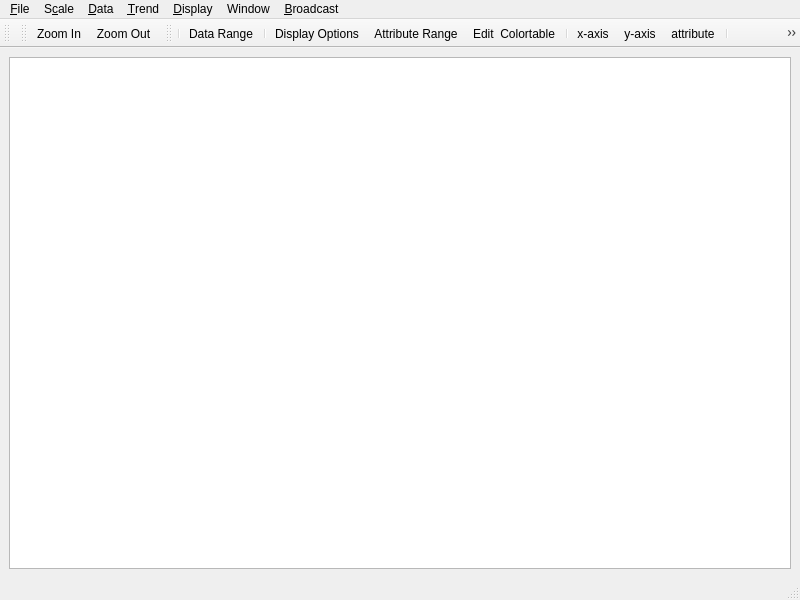
<?xml version="1.0" encoding="UTF-8"?>
<ui version="4.0">
 <class>CrossplotViewer</class>
 <widget class="QMainWindow" name="CrossplotViewer">
  <property name="geometry">
   <rect>
    <x>0</x>
    <y>0</y>
    <width>800</width>
    <height>600</height>
   </rect>
  </property>
  <property name="windowTitle">
   <string>MainWindow</string>
  </property>
  <property name="windowIcon">
   <iconset resource="icons.qrc">
    <normaloff>:/icons/images/logo_fs_64x64.png</normaloff>:/icons/images/logo_fs_64x64.png</iconset>
  </property>
  <widget class="QWidget" name="centralwidget">
   <layout class="QVBoxLayout" name="verticalLayout">
    <item>
     <widget class="RulerGraphicsView" name="graphicsView"/>
    </item>
   </layout>
  </widget>
  <widget class="QMenuBar" name="menubar">
   <property name="geometry">
    <rect>
     <x>0</x>
     <y>0</y>
     <width>800</width>
     <height>28</height>
    </rect>
   </property>
   <widget class="QMenu" name="menu_File">
    <property name="title">
     <string>&amp;File</string>
    </property>
    <addaction name="actionE_xit"/>
   </widget>
   <widget class="QMenu" name="menu_View">
    <property name="title">
     <string>S&amp;cale</string>
    </property>
    <addaction name="actionZoom_In"/>
    <addaction name="actionZoom_Out"/>
    <addaction name="actionZoom_Fit_Window"/>
   </widget>
   <widget class="QMenu" name="menu_Display">
    <property name="title">
     <string>&amp;Display</string>
    </property>
    <addaction name="separator"/>
    <addaction name="actionDisplay_Options"/>
    <addaction name="actionAttribute_Colortable"/>
    <addaction name="actionAttribute_Range"/>
    <addaction name="separator"/>
    <addaction name="actionDisplay_Trend_Line"/>
    <addaction name="actionDetailed_Point_Information"/>
   </widget>
   <widget class="QMenu" name="menu_Broadcast">
    <property name="title">
     <string>&amp;Broadcast</string>
    </property>
    <addaction name="action_Receive_CDPs"/>
    <addaction name="action_Dispatch_CDPs"/>
   </widget>
   <widget class="QMenu" name="menuTrenss">
    <property name="title">
     <string>&amp;Trend</string>
    </property>
    <widget class="QMenu" name="menu_Compute_Trend">
     <property name="title">
      <string>&amp;Compute Trend</string>
     </property>
     <addaction name="actionCompute_Trend_From_Loaded_Data"/>
     <addaction name="actionCompute_Trend_From_Displayed_Data"/>
     <addaction name="actionCompute_Trend_From_Selected_Data"/>
    </widget>
    <addaction name="menu_Compute_Trend"/>
    <addaction name="action_Pick_Trend"/>
    <addaction name="actionSet_Angle"/>
    <addaction name="separator"/>
    <addaction name="action_Flatten_Trend"/>
   </widget>
   <widget class="QMenu" name="menu_Data">
    <property name="title">
     <string>&amp;Data</string>
    </property>
    <widget class="QMenu" name="menuHistogram">
     <property name="title">
      <string>&amp;Histogram</string>
     </property>
     <addaction name="action_HistogramXAxis"/>
     <addaction name="action_HistogramYAxis"/>
     <addaction name="action_HistogramAttribute"/>
    </widget>
    <addaction name="actionSelect_By_Inline_Crossline_Ranges"/>
    <addaction name="separator"/>
    <addaction name="separator"/>
    <addaction name="menuHistogram"/>
   </widget>
   <widget class="QMenu" name="menu_Window">
    <property name="title">
     <string>Window</string>
    </property>
   </widget>
   <addaction name="menu_File"/>
   <addaction name="menu_View"/>
   <addaction name="menu_Data"/>
   <addaction name="menuTrenss"/>
   <addaction name="menu_Display"/>
   <addaction name="menu_Window"/>
   <addaction name="menu_Broadcast"/>
  </widget>
  <widget class="QStatusBar" name="statusbar"/>
  <widget class="QToolBar" name="mouseToolBar">
   <property name="windowTitle">
    <string>Mouse Mode Toolbar</string>
   </property>
   <attribute name="toolBarArea">
    <enum>TopToolBarArea</enum>
   </attribute>
   <attribute name="toolBarBreak">
    <bool>false</bool>
   </attribute>
  </widget>
  <widget class="QToolBar" name="zoomToolBar">
   <property name="windowTitle">
    <string>zoomToolBar</string>
   </property>
   <attribute name="toolBarArea">
    <enum>TopToolBarArea</enum>
   </attribute>
   <attribute name="toolBarBreak">
    <bool>false</bool>
   </attribute>
   <addaction name="actionZoom_In"/>
   <addaction name="actionZoom_Out"/>
  </widget>
  <widget class="QToolBar" name="mainToolBar">
   <property name="windowTitle">
    <string>General Toolbar</string>
   </property>
   <attribute name="toolBarArea">
    <enum>TopToolBarArea</enum>
   </attribute>
   <attribute name="toolBarBreak">
    <bool>false</bool>
   </attribute>
   <addaction name="separator"/>
   <addaction name="actionSelect_By_Inline_Crossline_Ranges"/>
   <addaction name="separator"/>
   <addaction name="actionDisplay_Options"/>
   <addaction name="actionAttribute_Range"/>
   <addaction name="actionAttribute_Colortable"/>
   <addaction name="separator"/>
   <addaction name="action_HistogramXAxis"/>
   <addaction name="action_HistogramYAxis"/>
   <addaction name="action_HistogramAttribute"/>
   <addaction name="separator"/>
   <addaction name="action_Receive_CDPs"/>
   <addaction name="action_Dispatch_CDPs"/>
  </widget>
  <action name="actionE_xit">
   <property name="text">
    <string>E&amp;xit</string>
   </property>
   <property name="shortcut">
    <string>Ctrl+X</string>
   </property>
  </action>
  <action name="actionZoom_In">
   <property name="icon">
    <iconset resource="icons.qrc">
     <normaloff>:/icons/Zoom-Plus-icon.png</normaloff>:/icons/Zoom-Plus-icon.png</iconset>
   </property>
   <property name="text">
    <string>Zoom &amp;In</string>
   </property>
   <property name="shortcut">
    <string>Ctrl++</string>
   </property>
  </action>
  <action name="actionZoom_Out">
   <property name="icon">
    <iconset resource="icons.qrc">
     <normaloff>:/icons/Zoom-Minus-icon.png</normaloff>:/icons/Zoom-Minus-icon.png</iconset>
   </property>
   <property name="text">
    <string>Zoom &amp;Out</string>
   </property>
   <property name="shortcut">
    <string>Ctrl+-</string>
   </property>
  </action>
  <action name="actionZoom_Fit_Window">
   <property name="text">
    <string>Zoom &amp;Fit Window</string>
   </property>
   <property name="shortcut">
    <string>Ctrl+0</string>
   </property>
  </action>
  <action name="actionSelect_Data_by_Geometry">
   <property name="text">
    <string>Select Inline and Crossline &amp;Ranges</string>
   </property>
  </action>
  <action name="actionDisplay_Options">
   <property name="icon">
    <iconset resource="icons.qrc">
     <normaloff>:/icons/images/display-options-icon-32x32.png</normaloff>:/icons/images/display-options-icon-32x32.png</iconset>
   </property>
   <property name="text">
    <string>Display &amp;Options</string>
   </property>
   <property name="shortcut">
    <string>Ctrl+O</string>
   </property>
  </action>
  <action name="action_Receive_CDPs">
   <property name="checkable">
    <bool>true</bool>
   </property>
   <property name="checked">
    <bool>true</bool>
   </property>
   <property name="icon">
    <iconset resource="icons.qrc">
     <normaloff>:/icons/images/receive-icon-32x32.png</normaloff>:/icons/images/receive-icon-32x32.png</iconset>
   </property>
   <property name="text">
    <string>&amp;Receive CDPs</string>
   </property>
  </action>
  <action name="action_Dispatch_CDPs">
   <property name="checkable">
    <bool>true</bool>
   </property>
   <property name="checked">
    <bool>true</bool>
   </property>
   <property name="icon">
    <iconset resource="icons.qrc">
     <normaloff>:/icons/images/send-icon-32x32.png</normaloff>:/icons/images/send-icon-32x32.png</iconset>
   </property>
   <property name="text">
    <string>&amp;Dispatch CDPs</string>
   </property>
  </action>
  <action name="action_Pick_Trend">
   <property name="text">
    <string>&amp;Pick Trend</string>
   </property>
  </action>
  <action name="action_Flatten_Trend">
   <property name="checkable">
    <bool>true</bool>
   </property>
   <property name="text">
    <string>&amp;Flatten Trend</string>
   </property>
  </action>
  <action name="actionSelect_By_Inline_Crossline_Ranges">
   <property name="icon">
    <iconset resource="icons.qrc">
     <normaloff>:/icons/images/select-range2-icon-32x32.png</normaloff>:/icons/images/select-range2-icon-32x32.png</iconset>
   </property>
   <property name="text">
    <string>&amp;Data Range</string>
   </property>
  </action>
  <action name="actionDisplay_Trend_Line">
   <property name="checkable">
    <bool>true</bool>
   </property>
   <property name="text">
    <string>Display &amp;Trend Line</string>
   </property>
  </action>
  <action name="actionCompute_Trend_From_Loaded_Data">
   <property name="text">
    <string>&amp;From Loaded Data</string>
   </property>
  </action>
  <action name="actionCompute_Trend_From_Displayed_Data">
   <property name="text">
    <string>From &amp;Displayed Data</string>
   </property>
  </action>
  <action name="actionCompute_Trend_From_Selected_Data">
   <property name="text">
    <string>From &amp;Selected Data</string>
   </property>
  </action>
  <action name="actionAttribute_Colortable">
   <property name="icon">
    <iconset resource="icons.qrc">
     <normaloff>:/icons/images/colortable-icon-32x32.png</normaloff>:/icons/images/colortable-icon-32x32.png</iconset>
   </property>
   <property name="text">
    <string>Edit  &amp;Colortable</string>
   </property>
  </action>
  <action name="actionAttribute_Range">
   <property name="icon">
    <iconset resource="icons.qrc">
     <normaloff>:/icons/images/select-range-icon-32x32.png</normaloff>:/icons/images/select-range-icon-32x32.png</iconset>
   </property>
   <property name="text">
    <string>Attribute &amp;Range</string>
   </property>
  </action>
  <action name="actionSet_Angle">
   <property name="text">
    <string>&amp;Edit  Trend</string>
   </property>
  </action>
  <action name="action_HistogramXAxis">
   <property name="icon">
    <iconset resource="icons.qrc">
     <normaloff>:/icons/images/histogram-x-axis-icon-32x32.png</normaloff>:/icons/images/histogram-x-axis-icon-32x32.png</iconset>
   </property>
   <property name="text">
    <string>&amp;x-axis</string>
   </property>
  </action>
  <action name="action_HistogramYAxis">
   <property name="icon">
    <iconset resource="icons.qrc">
     <normaloff>:/icons/images/histogram-y-axis-icon-32x32.png</normaloff>:/icons/images/histogram-y-axis-icon-32x32.png</iconset>
   </property>
   <property name="text">
    <string>&amp;y-axis</string>
   </property>
  </action>
  <action name="action_HistogramAttribute">
   <property name="icon">
    <iconset resource="icons.qrc">
     <normaloff>:/icons/images/histogram-points-icon-32x32.png</normaloff>:/icons/images/histogram-points-icon-32x32.png</iconset>
   </property>
   <property name="text">
    <string>&amp;attribute</string>
   </property>
  </action>
  <action name="actionDetailed_Point_Information">
   <property name="checkable">
    <bool>true</bool>
   </property>
   <property name="checked">
    <bool>true</bool>
   </property>
   <property name="text">
    <string>&amp;Detailed Point Information</string>
   </property>
   <property name="shortcut">
    <string>Ctrl+D</string>
   </property>
  </action>
 </widget>
 <customwidgets>
  <customwidget>
   <class>RulerGraphicsView</class>
   <extends>QGraphicsView</extends>
   <header>rulergraphicsview.h</header>
  </customwidget>
 </customwidgets>
 <resources>
  <include location="icons.qrc"/>
 </resources>
 <connections>
  <connection>
   <sender>actionE_xit</sender>
   <signal>triggered()</signal>
   <receiver>CrossplotViewer</receiver>
   <slot>close()</slot>
   <hints>
    <hint type="sourcelabel">
     <x>-1</x>
     <y>-1</y>
    </hint>
    <hint type="destinationlabel">
     <x>399</x>
     <y>299</y>
    </hint>
   </hints>
  </connection>
 </connections>
</ui>
